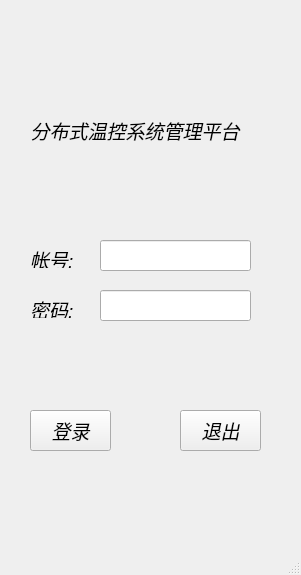
<?xml version="1.0" encoding="UTF-8"?>
<ui version="4.0">
 <class>login</class>
 <widget class="QMainWindow" name="login">
  <property name="geometry">
   <rect>
    <x>0</x>
    <y>0</y>
    <width>301</width>
    <height>575</height>
   </rect>
  </property>
  <property name="font">
   <font>
    <family>Ubuntu</family>
    <italic>true</italic>
   </font>
  </property>
  <property name="focusPolicy">
   <enum>Qt::StrongFocus</enum>
  </property>
  <property name="windowTitle">
   <string>欢迎登录!</string>
  </property>
  <widget class="QWidget" name="centralwidget">
   <widget class="QLineEdit" name="leuid">
    <property name="geometry">
     <rect>
      <x>100</x>
      <y>240</y>
      <width>151</width>
      <height>31</height>
     </rect>
    </property>
   </widget>
   <widget class="QLineEdit" name="lepsd">
    <property name="geometry">
     <rect>
      <x>100</x>
      <y>290</y>
      <width>151</width>
      <height>31</height>
     </rect>
    </property>
    <property name="echoMode">
     <enum>QLineEdit::Password</enum>
    </property>
   </widget>
   <widget class="QLabel" name="label">
    <property name="geometry">
     <rect>
      <x>20</x>
      <y>110</y>
      <width>231</width>
      <height>41</height>
     </rect>
    </property>
    <property name="font">
     <font>
      <pointsize>14</pointsize>
     </font>
    </property>
    <property name="focusPolicy">
     <enum>Qt::NoFocus</enum>
    </property>
    <property name="whatsThis">
     <string>&lt;html&gt;&lt;head/&gt;&lt;body&gt;&lt;p align=&quot;center&quot;&gt;&lt;br/&gt;&lt;/p&gt;&lt;/body&gt;&lt;/html&gt;</string>
    </property>
    <property name="text">
     <string>  分布式温控系统管理平台</string>
    </property>
   </widget>
   <widget class="QLabel" name="label_2">
    <property name="geometry">
     <rect>
      <x>30</x>
      <y>250</y>
      <width>54</width>
      <height>18</height>
     </rect>
    </property>
    <property name="font">
     <font>
      <pointsize>14</pointsize>
     </font>
    </property>
    <property name="text">
     <string>帐号:</string>
    </property>
   </widget>
   <widget class="QLabel" name="label_3">
    <property name="geometry">
     <rect>
      <x>30</x>
      <y>300</y>
      <width>51</width>
      <height>18</height>
     </rect>
    </property>
    <property name="font">
     <font>
      <pointsize>14</pointsize>
     </font>
    </property>
    <property name="text">
     <string>密码:</string>
    </property>
   </widget>
   <widget class="QPushButton" name="pblogin">
    <property name="geometry">
     <rect>
      <x>30</x>
      <y>410</y>
      <width>81</width>
      <height>41</height>
     </rect>
    </property>
    <property name="font">
     <font>
      <pointsize>14</pointsize>
     </font>
    </property>
    <property name="text">
     <string>登录</string>
    </property>
   </widget>
   <widget class="QPushButton" name="pbquit">
    <property name="geometry">
     <rect>
      <x>180</x>
      <y>410</y>
      <width>81</width>
      <height>41</height>
     </rect>
    </property>
    <property name="font">
     <font>
      <pointsize>14</pointsize>
     </font>
    </property>
    <property name="text">
     <string>退出</string>
    </property>
   </widget>
  </widget>
  <widget class="QStatusBar" name="statusBar"/>
 </widget>
 <resources/>
 <connections/>
</ui>
